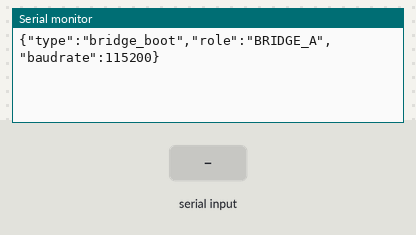
Recording of a program running on a simulated ESP32. Shown: the last lines printed to the serial monitor. The test bench sets the inputs (shaded band).

Above: at 1.5 s.
1.6 s: "{\n" received over Serial
At 2.8 s:
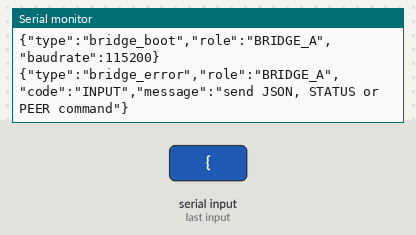
3.1 s: "STATUS\n" received over Serial
At 4.1 s:
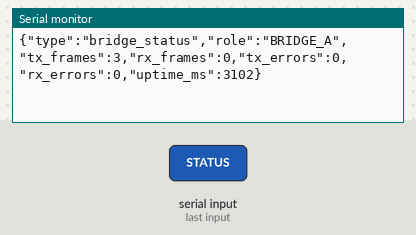
4.6 s: "PEER 90\n" received over Serial
At 5.2 s:
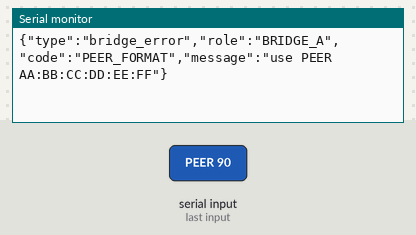

The program:

main.cpp
```cpp
#include <Arduino.h>
#include <WiFi.h>
#include <esp_now.h>
#include <ArduinoJson.h>

#include "bridge_config.h"

// SERIAL <-> ESP-NOW BRIDGE
// -----------------------------------------------------------------------------
// Objetivo: transportar uma linha JSON recebida pela Serial para outro ESP32
// usando ESP-NOW e fazer o caminho inverso sem interpretar os dados da aplicacao.
//
// FLUXO:
//   Serial -> processSerial() -> processLine() -> sendJson() -> ESP-NOW
//   ESP-NOW -> onEspNowReceive() -> Serial.println()
//
// LEIA NESTA ORDEM:
//   [1] BridgePacket        -> estrutura enviada pelo radio
//   [2] variaveis globais   -> contadores e estado
//   [3] funcoes auxiliares  -> JSON, erros e peer
//   [4] sendJson            -> envio ESP-NOW
//   [5] callbacks ESP-NOW   -> confirmacao e recepcao
//   [6] processLine         -> interpreta STATUS, PEER ou JSON
//   [7] processSerial       -> monta uma linha recebida pela UART
//   [8] setupEspNow         -> inicializa o radio
//   [9] setup/loop          -> ciclo principal do firmware
//
// Dica: para mudar baudrate, heartbeat ou tamanho maximo do JSON, abra primeiro
// include/bridge_config.h. Nao e necessario procurar essas constantes aqui.

// [1] PACOTE TRANSPORTADO PELO ESP-NOW
// O JSON recebe um pequeno cabecalho antes de ir ao radio.
//
// magic    -> identifica que o frame pertence a esta feature.
// version  -> permite detectar uma versao de pacote incompatível.
// sequence -> contador crescente de transmissao, util para diagnostico.
// length   -> informa quantos bytes do array payload realmente sao usados.
// payload  -> texto JSON terminado em '\0'.
struct BridgePacket {
  uint16_t magic;
  uint8_t version;
  uint8_t reserved;
  uint32_t sequence;
  uint16_t length;
  char payload[BRIDGE_MAX_JSON_BYTES];
};

// [2] ESTADO E CONTADORES
// Todas estas variaveis pertencem ao bridge inteiro, por isso ficam fora das
// funcoes. Os contadores aparecem no comando STATUS.
static uint32_t txSequence = 0;
static uint32_t txFrames = 0;
static uint32_t rxFrames = 0;
static uint32_t txErrors = 0;
static uint32_t rxErrors = 0;
static uint32_t lastHeartbeatMs = 0;
static String serialBuffer;

// Endereco do ESP32 remoto. Broadcast e usado inicialmente para facilitar o
// primeiro teste. O comando "PEER AA:BB:CC:DD:EE:FF" troca esse endereco.
static uint8_t peerAddress[6] = {0xFF, 0xFF, 0xFF, 0xFF, 0xFF, 0xFF};

// [3] FUNCOES AUXILIARES

// Imprime um JsonDocument em uma unica linha. Uma mensagem por linha facilita
// leitura humana, logs e integracao com programas que leem a porta Serial.
static void printJson(const JsonDocument &doc) {
  serializeJson(doc, Serial);
  Serial.println();
}

// Padroniza mensagens de erro geradas pelo proprio bridge.
static void printError(const char *code, const char *message) {
  StaticJsonDocument<192> doc;
  doc["type"] = "bridge_error";
  doc["role"] = BRIDGE_ROLE_NAME;
  doc["code"] = code;
  doc["message"] = message;
  printJson(doc);
}

// Verificacao rapida antes do parse completo com ArduinoJson.
// Ela apenas confirma que o texto parece ser um objeto JSON: {...}.
static bool isJsonObject(const String &text) {
  String value = text;
  value.trim();
  return value.startsWith("{") && value.endsWith("}");
}

// Registra peerAddress no ESP-NOW. Se o peer ja existe, nao faz nada.
static bool addPeer() {
  if (esp_now_is_peer_exist(peerAddress)) return true;

  esp_now_peer_info_t peer{};
  memcpy(peer.peer_addr, peerAddress, sizeof(peerAddress));
  peer.channel = 0;
  peer.encrypt = false;

  return esp_now_add_peer(&peer) == ESP_OK;
}

// [4] ENVIO SERIAL -> ESP-NOW
// Recebe uma string JSON ja validada, coloca o cabecalho BridgePacket e entrega
// o pacote ao driver ESP-NOW.
//
// Retorna true quando esp_now_send aceitou o envio e false em erro imediato.
// A confirmacao final do radio chega depois em onEspNowSend().
static bool sendJson(const char *json) {
  const size_t length = strnlen(json, BRIDGE_MAX_JSON_BYTES + 1);

  // O payload precisa caber no array e ainda deixar espaco para '\0'.
  if (length == 0 || length >= BRIDGE_MAX_JSON_BYTES) {
    txErrors++;
    printError("PAYLOAD_SIZE", "JSON payload is too large");
    return false;
  }

  BridgePacket packet{};
  packet.magic = BRIDGE_PACKET_MAGIC;
  packet.version = BRIDGE_PACKET_VERSION;
  packet.sequence = txSequence++;
  packet.length = static_cast<uint16_t>(length);
  memcpy(packet.payload, json, length);
  packet.payload[length] = '\0';

  const esp_err_t result = esp_now_send(
    peerAddress,
    reinterpret_cast<const uint8_t *>(&packet),
    sizeof(packet)
  );

  if (result != ESP_OK) {
    txErrors++;
    printError("ESPNOW_SEND", "esp_now_send failed");
    return false;
  }

  txFrames++;
  return true;
}

// [5] CALLBACKS DO ESP-NOW

// Chamado pelo framework depois da tentativa de transmissao pelo radio.
// Um erro aqui significa que o envio havia sido aceito inicialmente, mas nao
// terminou com sucesso na camada ESP-NOW.
static void onEspNowSend(const uint8_t *macAddress, esp_now_send_status_t status) {
  (void)macAddress;
  if (status != ESP_NOW_SEND_SUCCESS) txErrors++;
}

// Chamado automaticamente quando um frame ESP-NOW chega.
// Esta funcao valida o cabecalho e imprime somente o JSON na Serial.
static void onEspNowReceive(const uint8_t *macAddress, const uint8_t *data, int dataLength) {
  (void)macAddress;

  // Esta implementacao usa tamanho fixo de BridgePacket. Qualquer outro frame
  // e ignorado para evitar interpretar bytes de outro protocolo como JSON.
  if (dataLength != static_cast<int>(sizeof(BridgePacket))) {
    rxErrors++;
    return;
  }

  BridgePacket packet{};
  memcpy(&packet, data, sizeof(packet));

  // Confere assinatura, versao e comprimento antes de tocar no payload.
  if (packet.magic != BRIDGE_PACKET_MAGIC ||
      packet.version != BRIDGE_PACKET_VERSION ||
      packet.length == 0 ||
      packet.length >= BRIDGE_MAX_JSON_BYTES) {
    rxErrors++;
    return;
  }

  // Garante terminacao da string antes de usa-la como texto C.
  packet.payload[packet.length] = '\0';

  if (!isJsonObject(String(packet.payload))) {
    rxErrors++;
    return;
  }

  // O bridge e transparente: o JSON recebido sai pela Serial sem alterar os
  // campos da aplicacao.
  Serial.println(packet.payload);
  rxFrames++;
}

// Converte texto "AA:BB:CC:DD:EE:FF" para os seis bytes usados pelo ESP-NOW.
static bool parseMacAddress(const String &text, uint8_t output[6]) {
  if (text.length() != 17) return false;

  for (int i = 0; i < 6; ++i) {
    const int pos = i * 3;
    if (i < 5 && text[pos + 2] != ':') return false;

    char pair[3] = {text[pos], text[pos + 1], '\0'};
    char *end = nullptr;
    const long value = strtol(pair, &end, 16);

    if (*end != '\0' || value < 0 || value > 255) return false;

    output[i] = static_cast<uint8_t>(value);
  }

  return true;
}

// Gera o JSON retornado pelo comando STATUS.
static void printStatus() {
  StaticJsonDocument<256> doc;
  doc["type"] = "bridge_status";
  doc["role"] = BRIDGE_ROLE_NAME;
  doc["tx_frames"] = txFrames;
  doc["rx_frames"] = rxFrames;
  doc["tx_errors"] = txErrors;
  doc["rx_errors"] = rxErrors;
  doc["uptime_ms"] = millis();
  printJson(doc);
}

// Envia periodicamente uma mensagem simples para indicar que o bridge continua
// executando. O intervalo e definido em BRIDGE_HEARTBEAT_MS.
static void sendHeartbeat() {
  StaticJsonDocument<192> doc;
  doc["type"] = "bridge_heartbeat";
  doc["role"] = BRIDGE_ROLE_NAME;
  doc["uptime_ms"] = millis();

  char buffer[BRIDGE_MAX_JSON_BYTES];
  const size_t written = serializeJson(doc, buffer, sizeof(buffer));

  if (written == 0 || written >= sizeof(buffer)) {
    txErrors++;
    return;
  }

  sendJson(buffer);
}

// [6] INTERPRETACAO DE UMA LINHA DA SERIAL
// Tudo que chega terminado por '\n' passa por esta funcao.
// Existem somente tres possibilidades:
//   STATUS                    -> mostra diagnostico local
//   PEER AA:BB:CC:DD:EE:FF   -> altera o destino ESP-NOW
//   {...}                     -> envia o JSON pelo ESP-NOW
static void processLine(String line) {
  line.trim();
  if (line.isEmpty()) return;

  // Comando local 1: diagnostico.
  if (line.equalsIgnoreCase("STATUS")) {
    printStatus();
    return;
  }

  // Comando local 2: configuracao do peer.
  if (line.startsWith("PEER ")) {
    String mac = line.substring(5);
    mac.trim();

    uint8_t parsed[6];
    if (!parseMacAddress(mac, parsed)) {
      printError("PEER_FORMAT", "use PEER AA:BB:CC:DD:EE:FF");
      return;
    }

    memcpy(peerAddress, parsed, sizeof(peerAddress));

    if (!addPeer()) {
      printError("PEER_ADD", "could not add ESP-NOW peer");
      return;
    }

    StaticJsonDocument<160> doc;
    doc["type"] = "bridge_info";
    doc["message"] = "peer updated";
    doc["peer"] = mac;
    printJson(doc);
    return;
  }

  // Se nao for comando local, esperamos um objeto JSON.
  if (!isJsonObject(line)) {
    printError("INPUT", "send JSON, STATUS or PEER command");
    return;
  }

  // ArduinoJson e usado somente para confirmar a sintaxe. O conteudo nao e
  // interpretado para manter a feature independente da aplicacao.
  StaticJsonDocument<BRIDGE_MAX_JSON_BYTES> doc;
  if (deserializeJson(doc, line)) {
    printError("JSON", "invalid JSON");
    return;
  }

  sendJson(line.c_str());
}

// [7] LEITURA DA SERIAL
// A UART entrega caracteres individualmente. Esta funcao acumula os caracteres
// em serialBuffer ate encontrar '\n'; somente entao chama processLine().
static void processSerial() {
  while (Serial.available() > 0) {
    const char ch = static_cast<char>(Serial.read());

    // Ignora '\r' para aceitar tanto linhas Windows (\r\n) quanto Unix (\n).
    if (ch == '\r') continue;

    // Fim da linha: processa e limpa o buffer para a proxima mensagem.
    if (ch == '\n') {
      processLine(serialBuffer);
      serialBuffer = "";
      continue;
    }

    // O limite extra evita crescimento indefinido se o emissor nunca mandar
    // uma quebra de linha.
    if (serialBuffer.length() < BRIDGE_MAX_JSON_BYTES + 32) {
      serialBuffer += ch;
    } else {
      serialBuffer = "";
      printError("SERIAL_OVERFLOW", "serial line is too long");
    }
  }
}

// [8] INICIALIZACAO DO ESP-NOW
static void setupEspNow() {
  // ESP-NOW usa o radio Wi-Fi. O modo station e suficiente e nao exige conexao
  // com roteador.
  WiFi.mode(WIFI_STA);
  WiFi.disconnect();

  if (esp_now_init() != ESP_OK) {
    printError("ESPNOW_INIT", "esp_now_init failed");
    return;
  }

  // Registra o peer inicial, que por padrao e broadcast.
  if (!addPeer()) {
    printError("PEER_ADD", "could not add default peer");
  }

  // Entrega ao framework as funcoes que tratam envio concluido e recepcao.
  esp_now_register_send_cb(onEspNowSend);
  esp_now_register_recv_cb(onEspNowReceive);
}

// [9] CICLO PRINCIPAL DO ARDUINO
void setup() {
  Serial.begin(BRIDGE_BAUDRATE);
  delay(300);

  setupEspNow();

  // Mensagem de boot: ajuda a confirmar baudrate, papel do firmware e que o
  // setup terminou.
  StaticJsonDocument<160> doc;
  doc["type"] = "bridge_boot";
  doc["role"] = BRIDGE_ROLE_NAME;
  doc["baudrate"] = BRIDGE_BAUDRATE;
  printJson(doc);
}

void loop() {
  // 1. Processa qualquer dado pendente na Serial.
  processSerial();

  // 2. Verifica se chegou o momento de enviar o heartbeat.
  const uint32_t now = millis();
  if (now - lastHeartbeatMs >= BRIDGE_HEARTBEAT_MS) {
    lastHeartbeatMs = now;
    sendHeartbeat();
  }

  // Pequena pausa para nao ocupar 100% da CPU em polling continuo.
  delay(2);
}
```

bridge_config.h
```cpp
#pragma once

// CONFIGURACAO DO BRIDGE SERIAL <-> ESP-NOW
// -----------------------------------------------------------------------------
// Este arquivo concentra os valores que normalmente voce vai querer alterar.
// A ideia e evitar procurar constantes espalhadas pelo main.cpp.
//
// PROCURE AQUI PRIMEIRO quando quiser mudar:
//   [1] velocidade da Serial
//   [2] intervalo do heartbeat
//   [3] tamanho maximo do JSON
//   [4] identificacao do pacote ESP-NOW
//   [5] nome/papel deste bridge

// [1] SERIAL
// Velocidade usada entre o ESP32 e o computador/dispositivo conectado por USB
// ou UART. O monitor serial precisa usar exatamente o mesmo valor.
#ifndef BRIDGE_BAUDRATE
#define BRIDGE_BAUDRATE 115200
#endif

// [2] HEARTBEAT
// Intervalo em milissegundos entre mensagens automaticas de vida do bridge.
// 1000 ms = uma mensagem por segundo.
#ifndef BRIDGE_HEARTBEAT_MS
#define BRIDGE_HEARTBEAT_MS 1000
#endif

// [3] TAMANHO MAXIMO DO JSON
// ESP-NOW possui um frame pequeno. Usamos 200 bytes para manter o pacote inteiro
// abaixo do limite classico de 250 bytes, deixando espaco para o cabecalho.
//
// Se precisar de mensagens maiores, prefira implementar fragmentacao em vez de
// simplesmente aumentar este valor sem verificar o limite do hardware/framework.
#ifndef BRIDGE_MAX_JSON_BYTES
#define BRIDGE_MAX_JSON_BYTES 200
#endif

// [4] IDENTIFICACAO DO PACOTE
// magic: assinatura simples usada para reconhecer frames desta feature.
// version: permite rejeitar no futuro uma estrutura incompatível.
#define BRIDGE_PACKET_MAGIC 0x4842
#define BRIDGE_PACKET_VERSION 1

// [5] PAPEL / NOME DO BRIDGE
// PlatformIO sobrescreve este valor nos ambientes bridge_a e bridge_b.
// Se compilar sem essa definicao, o nome generico abaixo sera utilizado.
#ifndef BRIDGE_ROLE_NAME
#define BRIDGE_ROLE_NAME "BRIDGE"
#endif
```

Measured:
- after the input at 1.6 s, the serial monitor: prints a new line at once (image 1)
- after the input at 3.1 s, the serial monitor: prints a new line at once (image 2)
- after the input at 4.6 s, the serial monitor: prints a new line at once (image 3)
